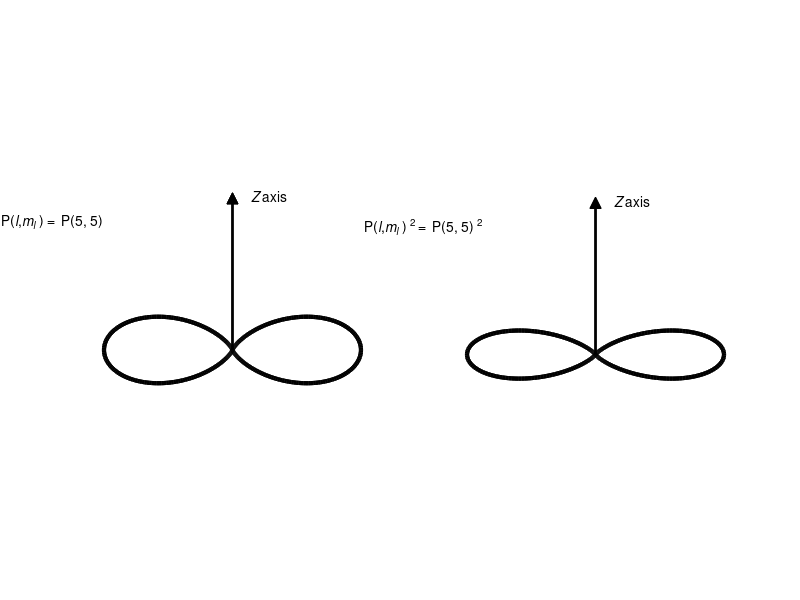
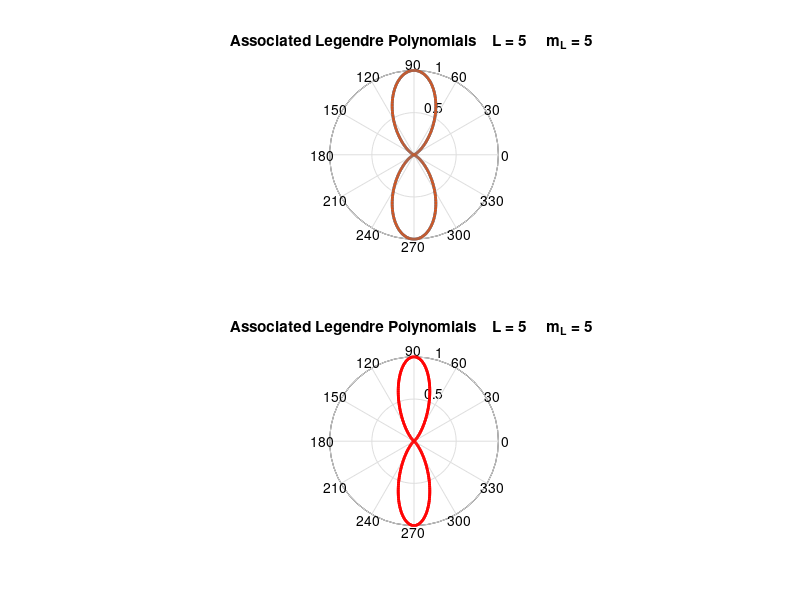
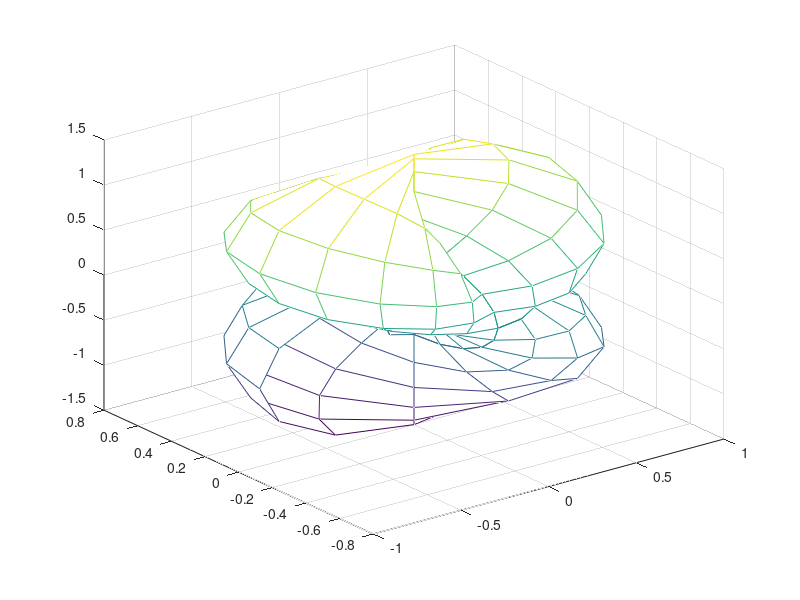

Write MATLAB code to recreate these figures, in order.
% qp_legendre2.m
% associated legendre polynomials
%polar plots

close all
clear all
clc

L = input('Enter the orbital L (L = 0, 1, 2, 3, ...)  ')
m_L = input('Enter the magnetic quantum number mL (mL = 0, 1, 2, 3, ... L)  ')

tmin = -pi;
tmax = pi;
numt = 511;
dt = (tmax-tmin)/(numt-1);
t = tmin : dt : tmax;

%define cos(t)
z = cos(t);

%definite associated legendre polynomials

Plm = legendre(L,z);

A = Plm(m_L+1,:)/max(abs(Plm(m_L+1,:)));
B = -A;

figure(1)
fs = 10;
xA = A .* sin(t);
yA = A .* cos(t);
xB = B .* sin(t);
yB = B .* cos(t);

tm1 = 'P({\itl},{\itm_l }) =  P(';
tm2 = num2str(L);
tm3 = ', ';
tm4 = num2str(m_L);
tm5 = ')';
tm = [tm1 tm2 tm3 tm4 tm5];

set(gcf,'Units','normalized','position',[0.2,0.2,0.4,0.2]);
subplot(1,2,1);
plot(xA,yA,'k', 'linewidth',3)
hold on
plot(xB,yB,'k', 'linewidth',3)
plot([0 0],[0,1.2],'k','linewidth',2);
h_plot = plot([0 0],[1.18,1.18],'^');
set(h_plot,'MarkerSize',8,'MarkerFaceColor','k', 'MarkerEdgeColor','k');
text(0.15,1.2,'{\itZ} axis','Fontsize',fs);
text(-1.8,1,tm,'Fontsize',fs);
axis equal tight
axis off

xA = A.^2 .* sin(t);
yA = A.^2 .* cos(t);
xB = B.^2 .* sin(t);
yB = B.^2 .* cos(t);

tm1 = 'P({\itl},{\itm_l }) ^2 =  P(';
tm2 = num2str(L);
tm3 = ', ';
tm4 = num2str(m_L);
tm5 = ') ^2';
tm = [tm1 tm2 tm3 tm4 tm5];

%set(gcf,'Units','centimeters','position',[16,6,12,11]);
subplot(1,2,2);
plot(xA,yA,'k', 'linewidth',3)
hold on
plot(xB,yB,'k', 'linewidth',3)
plot([0 0],[0,1.2],'k','linewidth',2);
h_plot = plot([0 0],[1.18,1.18],'^');
set(h_plot,'MarkerSize',8,'MarkerFaceColor','k', 'MarkerEdgeColor','k');
text(0.15,1.2,'{\itZ} axis','Fontsize',fs);
text(-1.8,1,tm,'Fontsize',fs);

axis equal tight
axis off


figure(2)
set(gca,'fontsize',4);
s = sprintf('Associated Legendre Polynomials    L = %.0g     m_L = %.0g ',L,m_L);
subplot(2,1,1)
h_p = polar(t,A);
set(h_p, 'linewidth',2);
hold on
h_p = polar(t,-A);
set(h_p, 'linewidth',2);
grid off
title(s);
subplot(2,1,2)
h_p = polar(t,A.^2,'r');
set(h_p, 'linewidth',2);
hold on
h_p = polar(t,-A.^2,'r');
set(h_p, 'linewidth',2);
grid off
title(s);
axis off


figure(3)    % not complete
Phi=0:pi/10:2*pi;
Theta=-pi/2:pi/10:pi;
[PHI,THETA]=meshgrid(Phi,Theta);
r0=0.5;
R=sin(PHI).*cos(THETA)+r0; % for example
[X,Y,Z]=sph2cart(THETA,PHI,R); %get cartesian values
mesh(X,Y,Z); %display

%surf(X,Y,Z) % colored faces
